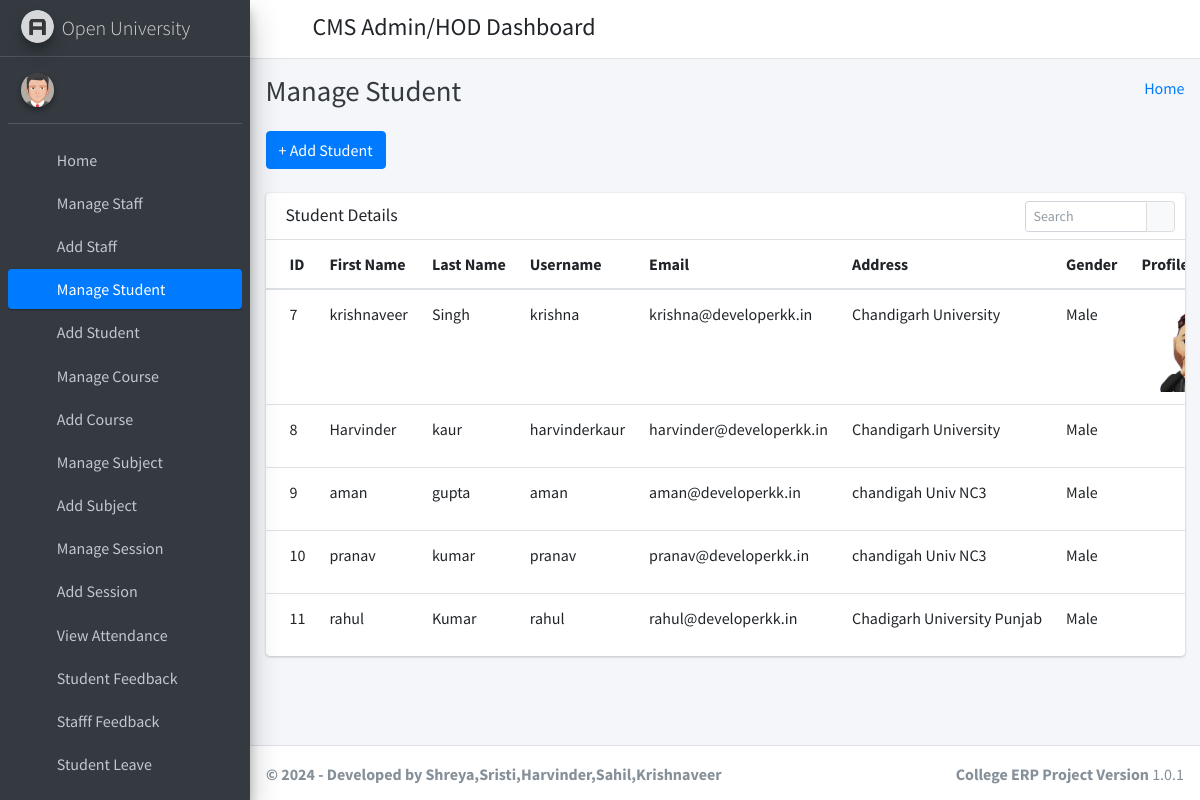
Screenshot of /manage_student/ (signed in) with the database file from the repository.
### student_management_app/models.py (models this page shows)
class Students(models.Model):
    id = models.AutoField(primary_key=True)
    admin = models.OneToOneField(CustomUser, on_delete = models.CASCADE)
    gender = models.CharField(max_length=50)
    profile_pic = models.FileField()
    address = models.TextField()
    course_id = models.ForeignKey(Courses, on_delete=models.DO_NOTHING, default=1)
    session_year_id = models.ForeignKey(SessionYearModel, on_delete=models.CASCADE)
    created_at = models.DateTimeField(auto_now_add=True)
    updated_at = models.DateTimeField(auto_now=True)
    objects = models.Manager()

class CustomUser(AbstractUser):
    user_type_data = ((1, "HOD"), (2, "Staff"), (3, "Student"))
    user_type = models.CharField(default=1, choices=user_type_data, max_length=10)

### student_management_app/HodViews.py (the view)
# urls.py: path('manage_student/', HodViews.manage_student, name="manage_student"),
def manage_student(request):
    students = Students.objects.all()
    context = {
        "students": students
    }
    return render(request, 'hod_template/manage_student_template.html', context)

### student_management_app/LoginCheckMiddleWare.py (called while the page is built, shortened)
    def process_view(self, request, view_func, view_args, view_kwargs):
        modulename = view_func.__module__
        user = request.user
        if user.is_authenticated:
            if user.user_type == "1":
                if modulename == "student_management_app.HodViews":
                    pass
                elif modulename == "student_management_app.views" or modulename == "django.views.static":
                    pass
                else:
                    return redirect("admin_home")
            else:
                return redirect("login")
        else:
            if request.path == reverse("login") or request.path == reverse("doLogin"):
                pass
            else:
                return redirect("login")

### student_management_app/templates/hod_template/manage_student_template.html (shortened to what this page needs)
{% extends 'hod_template/base_template.html' %}
{% block page_title %}
    Manage Student
{% endblock page_title %}
{% block main_content %}
{% load static %}
<section class="content">
        <div class="container-fluid">
            <a class="btn btn-primary" href="{% url 'add_student' %}" role="button">+ Add Student</a> <br/>&nbsp;
            <div class="row">
                <div class="col-md-12">
                    <div class="card">
                        <div class="card-header">
                            <h3 class="card-title">Student Details</h3>
                            <div class="card-tools">
                            <div class="input-group input-group-sm" style="width: 150px;">
                                <input type="text" name="table_search" class="form-control float-right" placeholder="Search">
                                <div class="input-group-append">
                                <button type="submit" class="btn btn-default"><i class="fas fa-search"></i></button>
                                </div>
                            </div>
                            </div>
                        </div>
                        <div class="card-body table-responsive p-0">
                            <table class="table table-hover text-nowrap">
                            <thead>
                                <tr>
                                <th>ID</th>
                                <th>First Name</th>
                                <th>Last Name</th>
                                <th>Username</th>
                                <th>Email</th>
                                <th>Address</th>
                                <th>Gender</th>
                                <th>Profile Pic</th>
                                </tr>
                            </thead>
                            <tbody>
                                {% for student in students %}
                                <tr>
                                <td>{{ student.admin.id }}</td>
                                <td>{{ student.admin.first_name }}</td>
                                <td>{{ student.admin.last_name }}</td>
                                <td>{{ student.admin.username }}</td>
                                <td>{{ student.admin.email }}</td>
                                <td>{{ student.address }}</td>
                                <td>{{ student.gender }}</td>
                                <td> <img src="{{ student.profile_pic }}" style="width: 100px;" /> </td>
                                </tr>
                                {% endfor %}
                            </tbody>
                            </table>
                        </div>
                        </div>
                </div>
            </div>
        </div>
      </section>
  {% endblock main_content %}

### student_management_app/templates/hod_template/base_template.html (shortened to what this page needs)
{% load static %}
<!DOCTYPE html>
<html>
<head>
  <link rel="stylesheet" href="{% static "fontawesome-free/css/all.min.css" %}">
  <link rel="stylesheet" href="https://code.ionicframework.com/ionicons/2.0.1/css/ionicons.min.css">
  <link rel="stylesheet" href="{% static 'tempusdominus-bootstrap-4/css/tempusdominus-bootstrap-4.min.css' %}">
  <link rel="stylesheet" href="{% static "icheck-bootstrap/icheck-bootstrap.min.css" %}">
  <link rel="stylesheet" href="{% static "jqvmap/jqvmap.min.css" %}">
  <link rel="stylesheet" href="{% static 'dist/css/adminlte.min.css'  %}">
  <link rel="stylesheet" href="{% static "overlayScrollbars/css/OverlayScrollbars.min.css" %}">
  <link rel="stylesheet" href="{% static "daterangepicker/daterangepicker.css" %}">
  <link rel="stylesheet" href="{% static "summernote/summernote-bs4.css" %}">
</head>
<body class="hold-transition sidebar-mini layout-fixed">
  <div class="wrapper">
    <nav class="main-header navbar navbar-expand navbar-white navbar-light">
      <ul class="navbar-nav">
        <li class="nav-item">
          <a class="nav-link" data-widget="pushmenu" href="#" role="button"><i class="fas fa-bars"></i></a>
        </li>
      </ul>
      <h4 style="margin-left: 10px; margin-top: 5px;">CMS Admin/HOD Dashboard</h4>
      <ul class="navbar-nav ml-auto">
      <li class="nav-item dropdown">
        <a class="nav-link" data-toggle="dropdown" href="#" aria-expanded="false">
          <i class="fas fa-cog"></i>
        </a>
      </li>
    </ul>
    </nav>
    {% include 'hod_template/sidebar_template.html' with user=user id=id %}
    <div class="content-wrapper">
      <div class="content-header">
        <div class="container-fluid">
          <div class="row mb-2">
            <div class="col-sm-6">
              <h1 class="m-0 text-dark">
                {% block page_title %}
                {% endblock page_title %}
              </h1>
            </div>
            <div class="col-sm-6">
              <ol class="breadcrumb float-sm-right">
                <li class="breadcrumb-item"><a href="{% url 'admin_home' %}">Home</a></li>
              </ol>
            </div>
          </div>
        </div>
      </div>
      {% block main_content %}
      {% endblock main_content %}
    </div>
    {% include 'hod_template/footer.html' %}
  </div>
</body>
</html>

### student_management_app/templates/hod_template/sidebar_template.html (shortened to what this page needs)
{% load static %}
<aside class="main-sidebar sidebar-dark-primary elevation-4">
      <a href="{% url 'admin_home' %}" class="brand-link">
        <img src="{% static 'dist/img/AdminLTELogo.png' %}" alt="AdminLTE Logo" class="brand-image img-circle elevation-3"
            style="opacity: .8">
        <span class="brand-text font-weight-light">Open University</span>
      </a>
      <div class="sidebar">
        <div class="user-panel mt-3 pb-3 mb-3 d-flex">
          <div class="image">
            <img src="{% static 'dist/img/user2-160x160.jpg' %}" class="img-circle elevation-2" alt="User Image">
          </div>
          <div class="info">
          </div>
        </div>
        <nav class="mt-2">
          <ul class="nav nav-pills nav-sidebar flex-column" data-widget="treeview" role="menu" data-accordion="false">
            <li class="nav-item">
              {% url 'admin_home' as admin_home %}
              <a href="{{ admin_home }}" class="nav-link {% if request.path == admin_home %} active {% endif %}">
                <i class="nav-icon fas fa-tachometer-alt"></i>
                <p>
                  Home
                </p>
              </a>
            </li>
            <li class="nav-item">
              {% url 'manage_staff' as manage_staff %}
              {% url 'edit_staff' staff_id=id as edit_staff %}
              <a href="{{ manage_staff }}" class="nav-link {% if request.path == manage_staff %} active {% endif %} {% if request.path == edit_staff %} active {% endif %}">
                <i class="nav-icon fas fa-chalkboard-teacher"></i>
                <p>
                  Manage Staff
                </p>
              </a>
            </li>
            <li class="nav-item">
              {% url 'add_staff' as add_staff %}
              <a href="{{ add_staff }}" class="nav-link {% if request.path == add_staff %} active {% endif %}">
                <i class="nav-icon fas fa-th"></i>
                <p>
                  Add Staff
                </p>
              </a>
            </li>
            <li class="nav-item">
              {% url 'manage_student' as manage_student %}
              {% url 'edit_student' student_id=id as edit_student %}
              <a href="{{ manage_student }}" class="nav-link {% if request.path == manage_student %} active {% endif %} {% if request.path == edit_student %} active {% endif %}">
                <i class="nav-icon fas fa-user-graduate"></i>
                <p>
                  Manage Student
                </p>
              </a>
            </li>
            <li class="nav-item">
              {% url 'add_student' as add_student %}
              <a href="{{ add_student }}" class="nav-link {% if request.path == add_student %} active {% endif %}">
                <i class="nav-icon fas fa-th"></i>
                <p>
                  Add Student
                </p>
              </a>
            </li>
            <li class="nav-item">
              {% url 'manage_course' as manage_course %}
              {% url 'edit_course' course_id=id as edit_course %}
              <a href="{{ manage_course }}" class="nav-link {% if request.path == manage_course %} active {% endif %} {% if request.path == edit_course %} active {% endif %}">
                <i class="nav-icon fas fa-chalkboard"></i>
                <p>
                  Manage Course
                </p>
              </a>
            </li>
            <li class="nav-item">
            {% url 'add_course' as add_course %}
              <a href="{{ add_course }}" class="nav-link {% if request.path == add_course %} active {% endif %}">
                <i class="nav-icon fas fa-th"></i>
                <p>
                  Add Course
                </p>
              </a>
            </li>
            <li class="nav-item">
              {% url 'manage_subject' as manage_subject %}
              {% url 'edit_subject' subject_id=id as edit_subject %}
              <a href="{{ manage_subject }}" class="nav-link {% if request.path == manage_subject %} active {% endif %} {% if request.path == edit_subject %} active {% endif %}">
                <i class="nav-icon fas fa-book"></i>
                <p>
                  Manage Subject
                </p>
              </a>
            </li>
            <li class="nav-item">
              {% url 'add_subject' as add_subject %}
              <a href="{{ add_subject }}" class="nav-link {% if request.path == add_subject %} active {% endif %}">
                <i class="nav-icon fas fa-th"></i>
                <p>
                  Add Subject
                </p>
              </a>
            </li>
            <li class="nav-item">
              {% url 'manage_session' as manage_session %}
              {% url 'edit_session' session_id=id as edit_session %}
              <a href="{{ manage_session }}" class="nav-link {% if request.path == manage_session %} active {% endif %} {% if request.path == edit_session %} active {% endif %}">
                <i class="nav-icon fas fa-graduation-cap"></i>
                <p>
                  Manage Session
                </p>
              </a>
            </li>
            <li class="nav-item">
              {% url 'add_session' as add_session %}
              <a href="{{ add_session }}" class="nav-link {% if request.path == add_session %} active {% endif %}">
                <i class="nav-icon fas fa-th"></i>
                <p>
                  Add Session
                </p>
              </a>
            </li>
            <li class="nav-item">
              {% url 'admin_view_attendance' as admin_view_attendance %}
              <a href="{{ admin_view_attendance }}" class="nav-link {% if request.path == admin_view_attendance %} active {% endif %}">
                <i class="nav-icon fas fa-calendar-alt"></i>
                <p>
                  View Attendance
                </p>
              </a>
            </li>
            <li class="nav-item">
              {% url 'student_feedback_message' as student_feedback_message %}
              <a href="{{ student_feedback_message }}" class="nav-link {% if request.path == student_feedback_message %} active {% endif %}">
                <i class="nav-icon fas fa-th"></i>
                <p>
                  Student Feedback
                </p>
              </a>
            </li>
            <li class="nav-item">
              {% url 'staff_feedback_message' as staff_feedback_message %}
              <a href="{{ staff_feedback_message }}" class="nav-link {% if request.path == staff_feedback_message %} active {% endif %}">
                <i class="nav-icon fas fa-th"></i>
                <p>
                  Stafff Feedback
                </p>
              </a>
            </li>
            <li class="nav-item">
              {% url 'student_leave_view' as student_leave_view %}
              <a href="{{ student_leave_view }}" class="nav-link {% if request.path == student_leave_view %} active {% endif %}">
                <i class="nav-icon fas fa-th"></i>
                <p>
                  Student Leave
                </p>
              </a>
            </li>
            <li class="nav-item">
              {% url 'staff_leave_view' as staff_leave_view %}
              <a href="{{ staff_leave_view }}" class="nav-link {% if request.path == staff_leave_view %} active {% endif %}">
                <p>
                </p>
              </a>
            </li>
          </ul>
        </nav>
      </div>
    </aside>

### student_management_app/templates/hod_template/footer.html
<footer class="main-footer">
  <strong> &copy; {% now "Y" %} - Developed by Shreya,Sristi,Harvinder,Sahil,Krishnaveer</strong>
  <div class="float-right d-none d-sm-inline-block">
      <b>College ERP Project</b></b>
      <b>Version</b> 1.0.1
  </div>
</footer>

### rows the page displays
Students: admin.id "7", admin.first_name "krishnaveer", admin.last_name "Singh", admin.username "krishna", admin.email "krishna@developerkk.in", address "Chandigarh University", gender "Male"
Students: admin.id "8", admin.first_name "Harvinder", admin.last_name "kaur", admin.username "harvinderkaur", admin.email "harvinder@developerkk.in", address "Chandigarh University", gender "Male"
Students: admin.id "9", admin.first_name "aman", admin.last_name "gupta", admin.username "aman", admin.email "aman@developerkk.in", address "chandigah Univ NC3", gender "Male"
Students: admin.id "10", admin.first_name "pranav", admin.last_name "kumar", admin.username "pranav", admin.email "pranav@developerkk.in", address "chandigah Univ NC3", gender "Male"
Students: admin.id "11", admin.first_name "rahul", admin.last_name "Kumar", admin.username "rahul", admin.email "rahul@developerkk.in", address "Chadigarh University Punjab", gender "Male"
